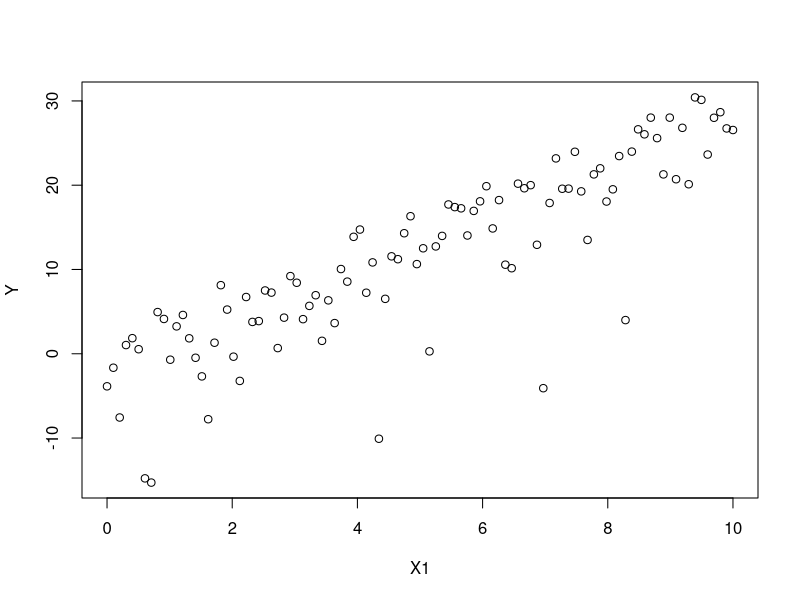
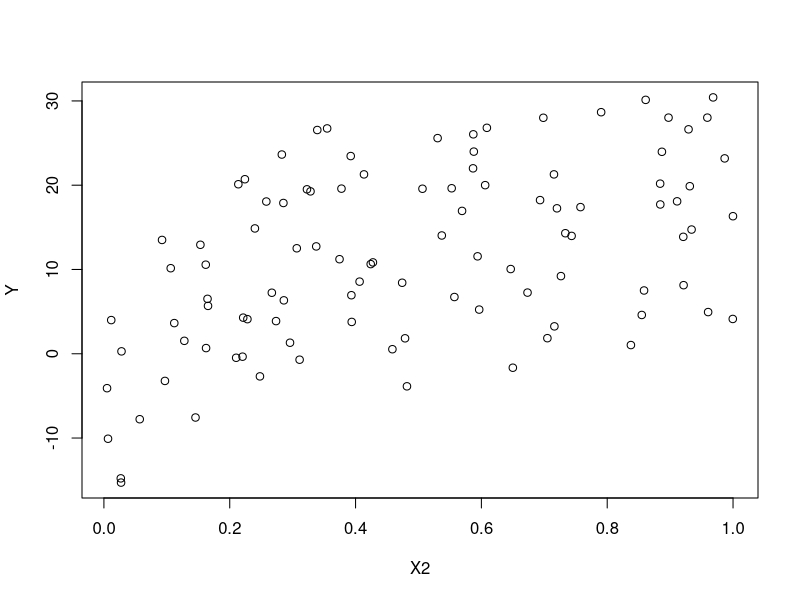
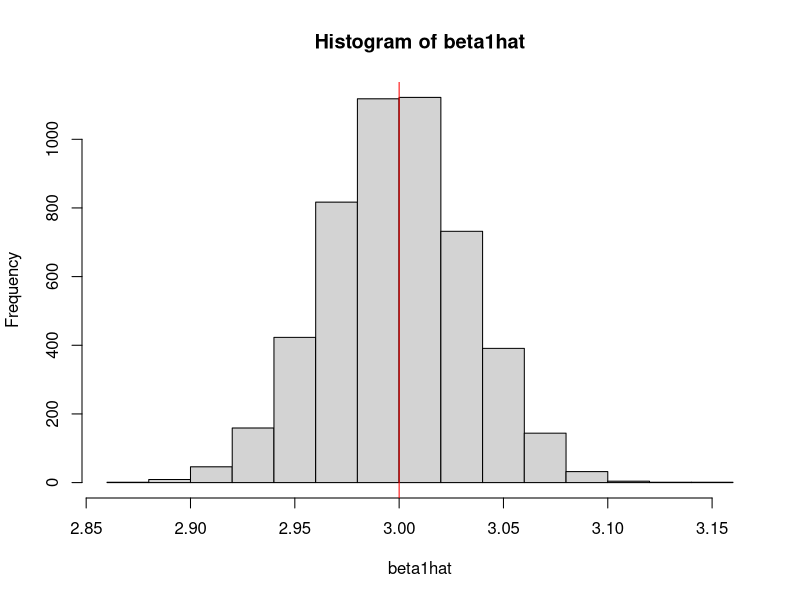
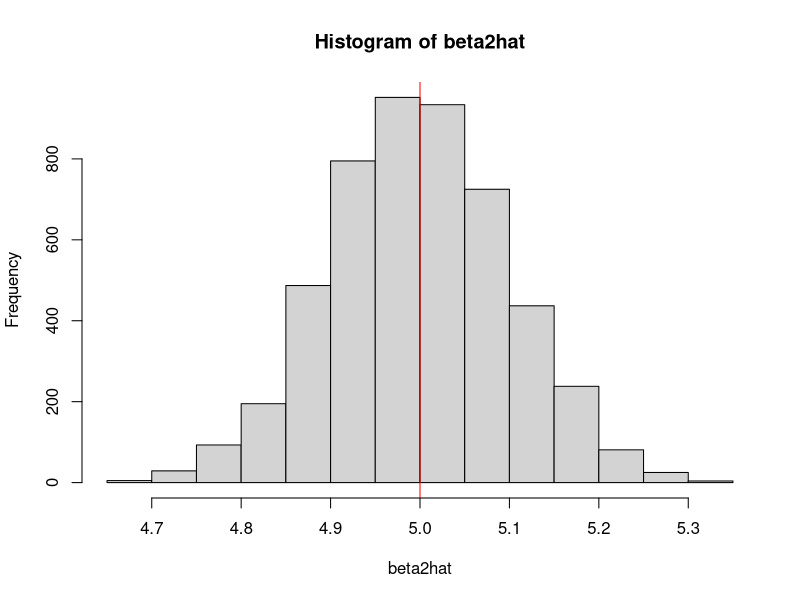

Write the R code that produced these figures, in order. (Note: this script raises an error after producing the figures.)
## ---- chunk 1
knitr::opts_chunk$set(echo = FALSE)
## ---- chunk 2
beta_0 = 2  
beta_1 = 3  
beta_2 = 5 

X1 = seq(0,10,length.out =100) #generates 100 equally spaced values from 0 to 10.
X2 = runif(100) #generates 100 uniform values.

error = rnorm(100,0,1)
Y = beta_0 + beta_1*X1 + beta_2*log(X2) + error  

print(Y)


## ---- chunk 3
plot(X1, Y)
plot(X2, Y)

## ---- chunk 4
B=5000 
beta_0 = 2  
beta_1 = 3  
beta_2 = 5 
X1 = seq(0,10,length.out =100) 
X2 = runif(100) 
beta1hat = rep(NA, B) 

for (i in 1:B){
  error = rnorm(100,0,1^2)
  Y = beta_0 + beta_1*X1 + beta_2*log(X2) + error  
  fit = lm(Y~X1+log(X2)) 
  beta1hat[i] = fit$coefficients[[2]]
  
  
}
mean(beta1hat)


## ---- chunk 5
hist(beta1hat)
abline(v=3, col='red')

## ---- chunk 6
B=5000 
beta_0 = 2  
beta_1 = 3  
beta_2 = 5 
X1 = seq(0,10,length.out =100) 
X2 = runif(100) 
beta2hat = rep(NA, B) 

for (i in 1:B){
  error = rnorm(100,0,1^2)
  Y = beta_0 + beta_1*X1 + beta_2*log(X2) + error  
  fit = lm(Y~X1+log(X2)) 
  beta2hat[i] = fit$coefficients[[3]]
  
  
}
mean(beta2hat)

## ---- chunk 7
hist(beta2hat)
abline(v=5, col='red')

## ---- chunk 8
X1 = seq(0,10,length.out =100) 

sigma_square = sum((X1-mean(X1))^2)/99

## correct answer ## 
sum((Y-fit$fitted.values)^2)/(n-3) 
## should be 1.012136 

## ---- chunk 9
set.seed(1)
beta_0 = beta_1 = beta_2 = 1 
error = rnorm(100,0,1)
X1 = seq(0,5,length.out =100) 
Y = beta_0 + beta_1*X1 + beta_2*X1^2 + error

Y

plot(X1, Y) 

## ---- chunk 10
B=1000 
beta_0 = beta_1 = beta_2 = 1 
X1 = seq(0,5,length.out =100) 

M1_predict = M2_predict = M3_predict = M4_predict = M5_predict = rep(NA, B) 
model = c(1,1,1,1,1,2,2,2,2,2,3,3,3,3,3,4,4,4,4,4,5,5,5,5,5)
value_at1 = rep(NA, 25)
results = data.frame(model, value_at1)

for (i in 1:B){
  error = rnorm(100,0,1)
  Y = beta_0 + beta_1*X1 + beta_2*X1^2 + error 
  M1 = lm(Y~X1)
  M2 = lm(Y~poly(X1, 2, raw=TRUE))
  M3 = lm(Y~poly(X1, 3, raw=TRUE))
  M4 = lm(Y~poly(X1, 4, raw=TRUE))
  M5 = lm(Y~poly(X1, 5, raw=TRUE))
  
  M1_predict[i] = predict(M1)[1]
  M2_predict[i] = predict(M2)[1]
  M3_predict[i] = predict(M3)[1]
  M4_predict[i] = predict(M4)[1]
  M5_predict[i] = predict(M5)[1]
  if (i<=5){
    results[i, 2]=predict(M1)[1] 
    results[i+5, 2]=predict(M2)[1] 
    results[i+10, 2]=predict(M3)[1] 
    results[i+15, 2]=predict(M4)[1] 
    results[i+20, 2]=predict(M5)[1] 
  }
  
  
}

library(kableExtra)

kable(results, format = "html") %>% kable_styling()
## ---- chunk 11
beta_0 = beta_1 = beta_2 = 1 
X1 = rep(1,1000)
error = rnorm(100,0,1)
x0 = rep(1,1000)
test_y = rep(NA,1000)

Y = beta_0 + beta_1*X1 + beta_2*X1^2 + error 

test_y = Y
test_set = data.frame(x0, test_y)

kable(head(test_set), format = "html") %>% kable_styling()


## ---- chunk 12

m1ts = mean( ((test_set[2] - predict(M1,newdata=test_set))^2)[1,] )
m2ts = mean( ((test_set[2] - predict(M2,newdata=test_set))^2)[1,] )
m3ts = mean( ((test_set[2] - predict(M3,newdata=test_set))^2)[1,] )
m4ts = mean( ((test_set[2] - predict(M4,newdata=test_set))^2)[1,] )
m5ts = mean( ((test_set[2] - predict(M5,newdata=test_set))^2)[1,] )

print(paste("M1 test MSE: ", m1ts ))
print(paste("M2 test MSE: ", m2ts ))
print(paste("M3 test MSE: ", m3ts ))
print(paste("M4 test MSE: ", m4ts ))
print(paste("M5 test MSE: ", m5ts ))

## ---- chunk 13
mse = c(m1ts, m2ts, m3ts, m4ts, m5ts)
complexity = c(1,2,3,4,5)
plot(complexity, mse)
